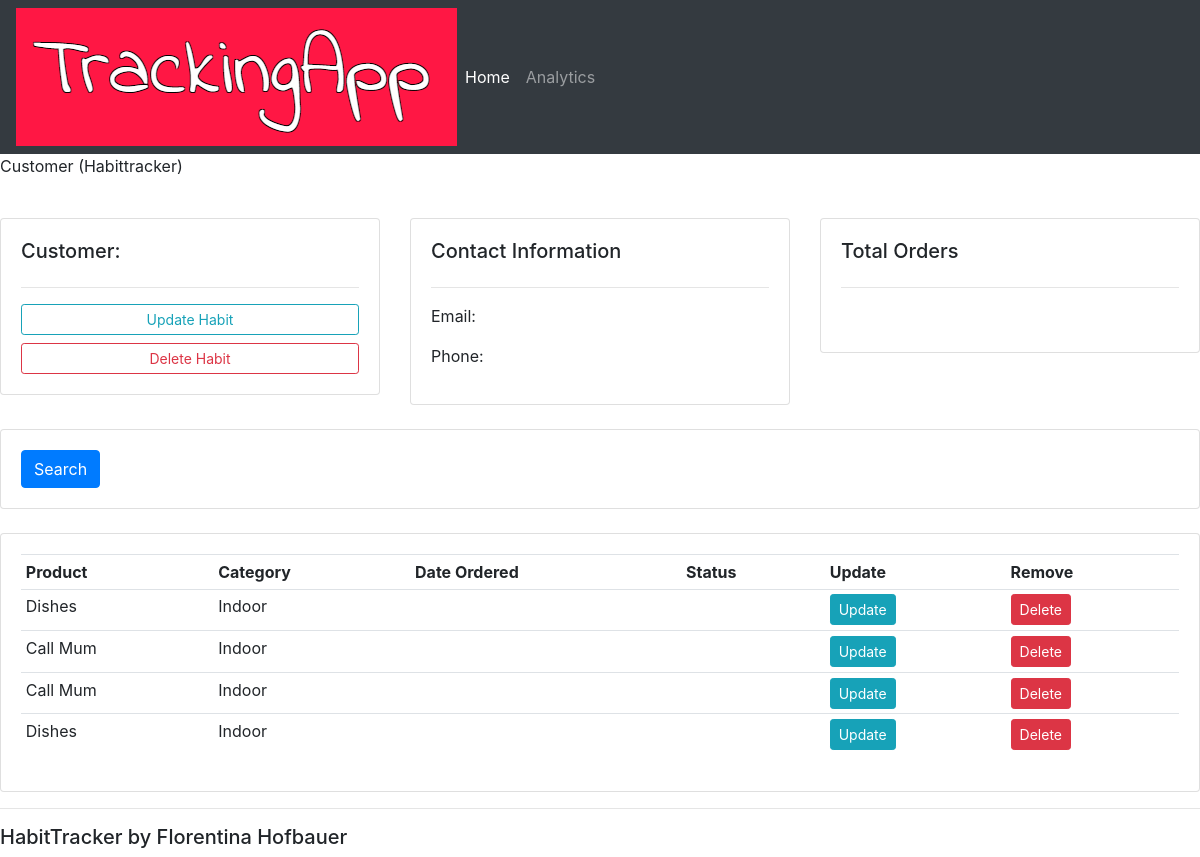
/habit/1, run on the app's committed database.
### crm/models.py (models this page shows, shortened)
class Order(models.Model):
    STATUS = (
            ('Pending', 'Pending'),
            ('Outfordelivery', 'Outfordelivery' ),
            ('Delivered', 'Delivered'),
            )
    customer = models.ForeignKey(Customer, null=True, on_delete = models.SET_NULL)
    product = models.ForeignKey(Product, null=True, on_delete = models.SET_NULL)
    habit = models.CharField(max_length=200, null=True)

class Product(models.Model):
    CATEGORY = (
                ('Indoor', 'Indoor'),
                ('Outdoor', 'Outdoor'),
                )
    name = models.CharField(max_length=400, null=True)
    price = models.FloatField(null=True)
    category = models.CharField(max_length=400, null=True, choices=CATEGORY)
    description = models.CharField(max_length=400, null=True, blank=True)
    date_created =  models.DateTimeField(auto_now_add=True, null=True)
    tags = models.ManyToManyField(Tag)
    def __str__(self):
      return self.name

### crm/views.py (the view)
# urls.py: path('habit/<str:pk_test>', views.habit, name="habit"),
def habit(request, pk_test):
    customer = Customer.objects.get(id=pk_test)
    orders = customer.order_set.all()
    order_count = orders.count()
    context = {"customer": customer, "orders":orders, "order_count": order_count}
    return render(request, 'habit/habit.html', context)

### crm/templates/habit/habit.html
{% extends 'habit/main.html' %}
{% block content %}
<p> Customer (Habittracker) </p>
<br>
<div class="row">
    <div class="col-md">
        <div class="card card-body">
            <h5> Customer: </h5>
            <hr>
            <a class="btn btn-outline-info btn-sm btn-block" href="">Update Habit</a>
            <a class="btn btn-outline-danger btn-sm btn-block" href="">Delete Habit</a>
        </div>
    </div>
    <div class="col-md">
        <div class="card card-body">
            <h5>Contact Information</h5>
            <hr>
            <p>Email: </p>
            <p>Phone: </p>
        </div>
    </div>
    <div class="col-md">
        <div class="card card-body">
            <h5>Total Orders</h5>
            <hr>
            <h1 style="text-align: center; padding: 10px;"></h1>
        </div>
    </div>
</div>
<br>
<div class="row">
    <div class="col">
        <div class="card card-body">
            <form method="get">
                <button class="btn btn-primary" type="submit">Search</button>
            </form>
        </div>
    </div>
</div>
<br>
<div class="row">
    <div class="col-md">
        <div class="card card-body">
            <table class="table table-sm">
                <tr>
                    <th>Product</th>
                    <th>Category</th>
                    <th>Date Ordered</th>
                    <th>Status</th>
                    <th>Update</th>
                    <th>Remove</th>
                </tr>
                {% for order in orders %}
                <tr>
                    <td>{{order.product}}</td>
                    <td>{{order.product.category}}</td>
                    <td>{{order.data_created}}</td>
                    <td>{{order.status}}</td>
                    <td><a  a class="btn btn-sm btn-info" href="{% url 'update_order' order.id %}">Update</a></td>
                    <td><a  a class="btn btn-sm btn-danger" href="{% url 'delete' order.id %}">Delete</a></td>
                </tr>
                {% endfor %}
            </table>
        </div>
    </div>
</div>
{% endblock %}

### data on the page
Order: product "Dishes", product.category "Indoor"
Order: product "Call Mum", product.category "Indoor"
Order: product "Call Mum", product.category "Indoor"
Order: product "Dishes", product.category "Indoor"
